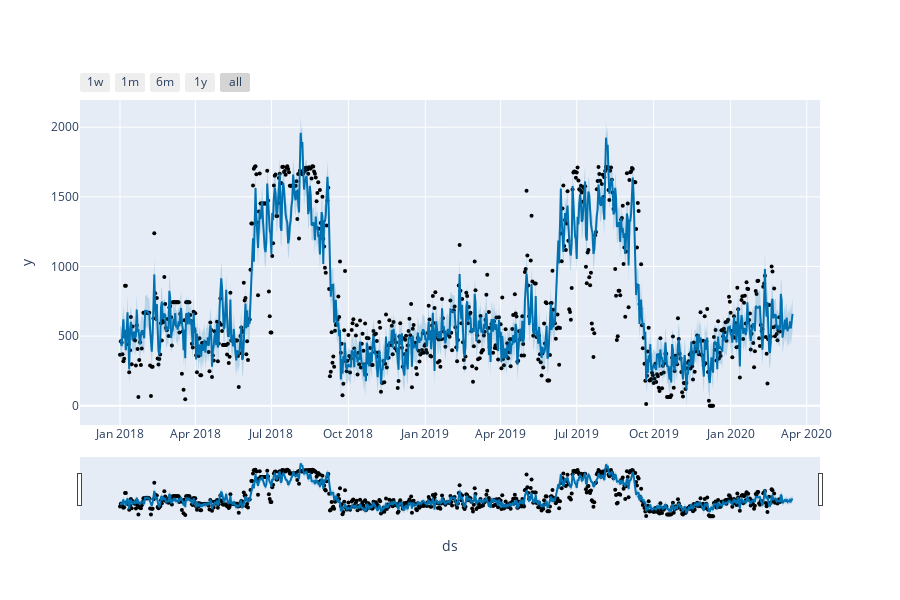

The code cell stored with this chart in its notebook:
### Code cell
from prophet.plot import plot_plotly, plot_components_plotly

plot_plotly(m, prophet_forecast)

### Figure 1 — Plotly figure (JSON) as saved in the notebook; plotly's stock layout.template omitted (floating-point values rounded to 4 significant figures; data arrays with more than 128 entries replaced by an {"elided": "..."} marker saying what was removed)
{"data": [{"marker": {"color": "black", "size": 4}, "mode": "markers", "name": "Actual", "type": "scatter", "x": {"elided": "790 str values"}, "y": {"elided": "790 float values"}}, {"hoverinfo": "skip", "line": {"width": 0}, "mode": "lines", "type": "scatter", "x": {"elided": "805 str values"}, "y": {"elided": "805 float values"}}, {"fill": "tonexty", "fillcolor": "rgba(0, 114, 178, 0.2)", "line": {"color": "#0072B2", "width": 2}, "mode": "lines", "name": "Predicted", "type": "scatter", "x": {"elided": "805 str values"}, "y": {"elided": "805 float values"}}, {"fill": "tonexty", "fillcolor": "rgba(0, 114, 178, 0.2)", "hoverinfo": "skip", "line": {"width": 0}, "mode": "lines", "type": "scatter", "x": {"elided": "805 str values"}, "y": {"elided": "805 float values"}}], "layout": {"height": 600, "showlegend": false, "width": 900, "xaxis": {"rangeselector": {"buttons": [{"count": 7, "label": "1w", "step": "day", "stepmode": "backward"}, {"count": 1, "label": "1m", "step": "month", "stepmode": "backward"}, {"count": 6, "label": "6m", "step": "month", "stepmode": "backward"}, {"count": 1, "label": "1y", "step": "year", "stepmode": "backward"}, {"step": "all"}]}, "rangeslider": {"visible": true}, "title": {"text": "ds"}, "type": "date"}, "yaxis": {"title": {"text": "y"}}}}
